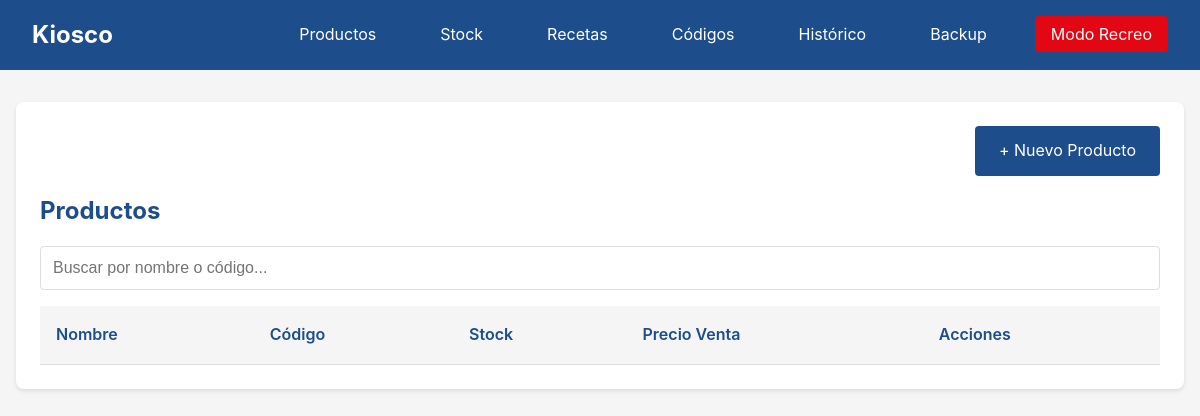
The app's page /productos/, older data.
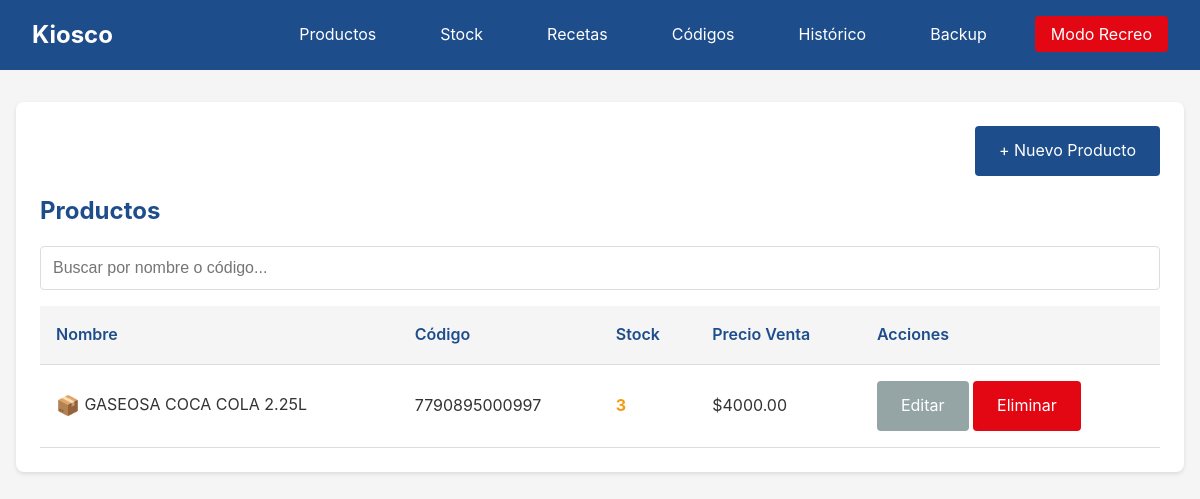
The same page, newer data.
### models.py (models this page shows)
class Producto(db.Model):
    __tablename__ = 'productos'
    id = db.Column(db.Integer, primary_key=True)
    nombre = db.Column(db.Text, nullable=False)
    codigo_barras = db.Column(db.Text, unique=True, nullable=False)
    codigo_tipo = db.Column(db.Text, nullable=False)
    foto_path = db.Column(db.Text, nullable=True)
    precio_venta = db.Column(db.Float, nullable=False)
    precio_costo = db.Column(db.Float, nullable=True)
    activo = db.Column(db.Integer, default=1)
    creado_en = db.Column(db.Text, default=lambda: datetime.now().isoformat())
    actualizado_en = db.Column(db.Text, default=lambda: datetime.now().isoformat(), onupdate=lambda: datetime.now().isoformat())
    stock = db.relationship('Stock', backref='producto', uselist=False)
    recetas = db.relationship('Receta', backref='producto')

### routes/productos.py (the view)
@productos_bp.route('/')
def index():
    productos = Producto.query.filter_by(activo=1).all()
    for p in productos:
        if not p.stock:
            s = Stock(producto_id=p.id, cantidad_actual=0)
            db.session.add(s)
            db.session.commit()
    return render_template('productos/index.html', productos=productos)

### templates/productos/index.html (shortened to what this page needs)
{% extends 'base.html' %}
{% block content %}
<div class="card">
    <div class="text-right mb-1">
        <a href="{{ url_for('productos.nuevo') }}" class="btn btn-primary">+ Nuevo Producto</a>
    </div>
    <h2>Productos</h2>
    <div class="form-group">
        <input type="text" id="buscador" placeholder="Buscar por nombre o código...">
    </div>
    <table>
        <thead>
            <tr>
                <th>Nombre</th>
                <th>Código</th>
                <th>Stock</th>
                <th>Precio Venta</th>
                <th>Acciones</th>
            </tr>
        </thead>
        <tbody id="productos-lista">
            {% for producto in productos %}
            <tr data-nombre="{{ producto.nombre|lower }}" data-codigo="{{ producto.codigo_barras }}">
                <td>
                    <span style="display:{% if producto.foto_path %}none{% else %}inline{% endif %};font-size:1.2rem;vertical-align:middle;">📦</span>
                    {{ producto.nombre }}
                </td>
                <td>{{ producto.codigo_barras }}</td>
                <td>
                    {% set stock = producto.stock.cantidad_actual if producto.stock else 0 %}
                    <span class="{% if stock > 5 %}stock-ok{% elif stock > 0 %}stock-low{% else %}stock-zero{% endif %}">
                        {{ stock }}
                    </span>
                </td>
                <td>${{ "%.2f"|format(producto.precio_venta) }}</td>
                <td>
                    <a href="{{ url_for('productos.editar', id=producto.id) }}" class="btn btn-secondary">Editar</a>
                    <a href="{{ url_for('productos.eliminar', id=producto.id) }}" class="btn btn-danger" onclick="return confirm('¿Darlo de baja?')">Eliminar</a>
                </td>
            </tr>
            {% endfor %}
        </tbody>
    </table>
</div>
{% endblock %}

Row changes from the older to the newer data that the page shows:
added Producto: nombre "GASEOSA COCA COLA 2.25L", codigo_barras "7790895000997", stock "3", precio_venta "4000.00"
